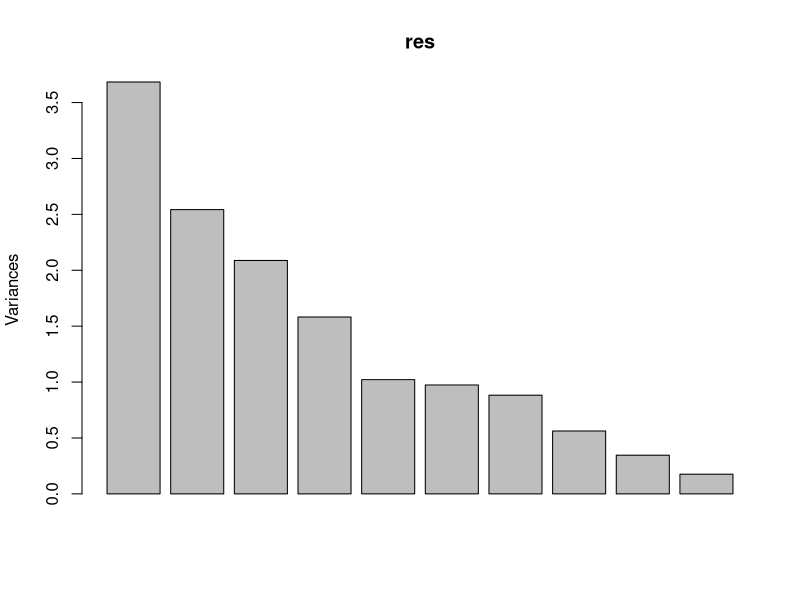
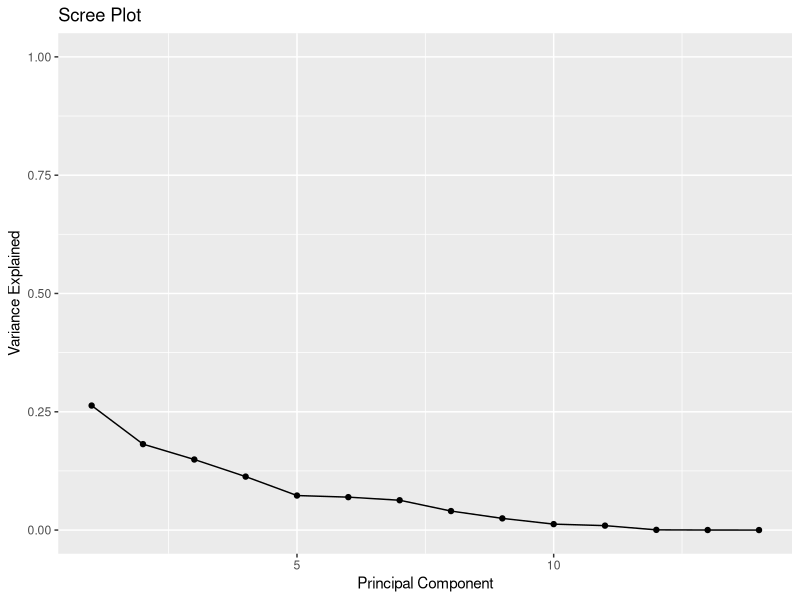

Write the R code that produced these figures, in order. (Note: this script raises an error after producing the figures.)
# Factor analysis
library(tidyverse)

### DELETE THIS 
setwd('/Users/ellenrisemberg/Documents/ValdarFerris/GxD0522')

#dat <- read.csv("Copy of All Data MaleFemale RawData merged for sex LMM.csv")
dat <- read.csv('source_data/raw_data_all-G3package.csv')
#dat <- read.csv('derived_data/transformed_data_All-G3package.csv')

fadat <- dat %>% select('HarvWeight', 'RetroFat_norm', 'EpiFat_norm', 'OmentalFat_norm', 
                        'Total_AUC', 'FastGluc', 'ClosedJunc', 'OpenJunc', 'SWIM',
                        'CLIMB', 'FLOAT', 'REST_EPISODE_COUNT_5', 'MOVEMENT_EPISODE_COUNT_5',
                        'VERTICAL_EPISODE_COUNT_5')

# fadat <- dat %>% select(23, 24, 25, 26, 21, 20, 27, 28, 34, 32, 33, 29, 30, 31) 
# 20:21, 23:34
# 20-21: Total AUC, FastGluc, no FastIns (bc missing data?)
# 23-34: HarvWeight, RetroFat, EpiFat, OmentalFat, ClosedJunc, OpenJunc, 
# REST, MOVEMENT, VERTICAL, SWIM, CLIMB, FLOAT

fadato <- na.omit(fadat)

# principal components analysis 
res <- prcomp(fadato, scale = TRUE)
screeplot(res)

# calculate total variance explained by each principal component
var_explained = res$sdev^2 / sum(res$sdev^2)

# create scree plot
qplot(c(1:14), var_explained) + 
  geom_line() + 
  xlab("Principal Component") + 
  ylab("Variance Explained") +
  ggtitle("Scree Plot") +
  ylim(0, 1)

# factor analysis 
fares <- factanal(x = fadato, factors = 4, rotation = "varimax")

loadings(fares)

print(fares, cutoff=0.00001)

write_csv(loadings(fares), "results/fa-results-unnorm.csv")
